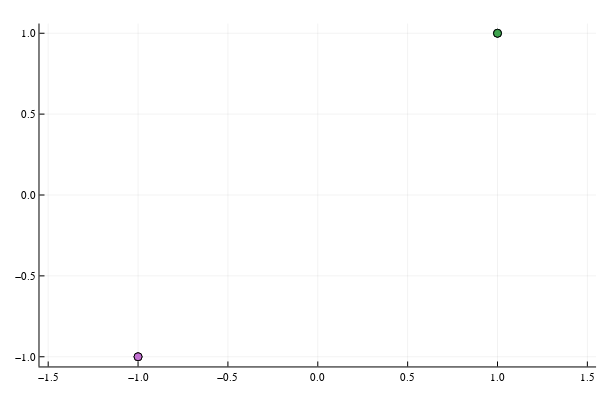

Here is the notebook cell this chart was saved with:
### Code cell
D(α) = exp(α*cl.e₊*cl.e₋/2)
x = cl.e1 + cl.e2
y = -cl.e1 - cl.e2
α = 2
dx = D(α)*F(x)*reverse(D(α))
dy = D(α)*F(y)*reverse(D(α))

p1 = scatter([x.e1],[x.e2])
p1 = scatter!([y.e1],[y.e2],legend=false, aspect_ratio=1)
p1 = scatter!([dx.e1],[dx.e2])
p1 = scatter!([dy.e1],[dy.e2])

### Figure 1 — Plotly figure (JSON) as saved in the notebook; plotly's stock layout.template omitted (floating-point values rounded to 4 significant figures)
{"data": [{"colorbar": {"len": 0.9525, "title": {"text": ""}, "x": 0.9934, "y": 0.5139}, "legendgroup": "y1", "marker": {"color": "rgba(0, 154, 250, 1.000)", "line": {"color": "rgba(0, 0, 0, 1)", "width": 1}, "size": 8, "symbol": "circle"}, "mode": "markers", "name": "y1", "showlegend": true, "type": "scatter", "x": [1], "xaxis": "x", "y": [1], "yaxis": "y", "zmax": null, "zmin": null}, {"colorbar": {"len": 0.9525, "title": {"text": ""}, "x": 0.9934, "y": 0.5139}, "legendgroup": "y2", "marker": {"color": "rgba(227, 111, 71, 1.000)", "line": {"color": "rgba(0, 0, 0, 1)", "width": 1}, "size": 8, "symbol": "circle"}, "mode": "markers", "name": "y2", "showlegend": true, "type": "scatter", "x": [-1], "xaxis": "x", "y": [-1], "yaxis": "y", "zmax": null, "zmin": null}, {"colorbar": {"len": 0.9525, "title": {"text": ""}, "x": 0.9934, "y": 0.5139}, "legendgroup": "y3", "marker": {"color": "rgba(62, 164, 78, 1.000)", "line": {"color": "rgba(0, 0, 0, 1)", "width": 1}, "size": 8, "symbol": "circle"}, "mode": "markers", "name": "y3", "showlegend": true, "type": "scatter", "x": [1.0], "xaxis": "x", "y": [1.0], "yaxis": "y", "zmax": null, "zmin": null}, {"colorbar": {"len": 0.9525, "title": {"text": ""}, "x": 0.9934, "y": 0.5139}, "legendgroup": "y4", "marker": {"color": "rgba(195, 113, 210, 1.000)", "line": {"color": "rgba(0, 0, 0, 1)", "width": 1}, "size": 8, "symbol": "circle"}, "mode": "markers", "name": "y4", "showlegend": true, "type": "scatter", "x": [-1.0], "xaxis": "x", "y": [-1.0], "yaxis": "y", "zmax": null, "zmin": null}], "layout": {"annotations": [], "height": 400, "margin": {"b": 20, "l": 0, "r": 0, "t": 20}, "paper_bgcolor": "rgba(255, 255, 255, 1.000)", "plot_bgcolor": "rgba(255, 255, 255, 1.000)", "showlegend": false, "width": 600, "xaxis": {"anchor": "y", "domain": [0.06582, 0.9934], "gridcolor": "rgba(0, 0, 0, 0.1)", "gridwidth": 0.5, "linecolor": "rgba(0, 0, 0, 1)", "mirror": false, "range": [-1.548, 1.548], "showgrid": true, "showline": true, "showticklabels": true, "tickangle": 0, "tickcolor": "rgb(0, 0, 0)", "tickfont": {"color": "rgba(0, 0, 0, 1)", "family": "sans-serif", "size": 11}, "tickmode": "array", "ticks": "inside", "ticktext": ["−1.5", "−1.0", "−0.5", "0.0", "0.5", "1.0", "1.5"], "tickvals": [-1.5, -1, -0.5, 0, 0.5, 1, 1.5], "title": {"font": {"color": "rgba(0, 0, 0, 1)", "family": "sans-serif", "size": 15}, "text": ""}, "type": "linear", "visible": true, "zeroline": false, "zerolinecolor": "rgba(0, 0, 0, 1)"}, "yaxis": {"anchor": "x", "domain": [0.03762, 0.9902], "gridcolor": "rgba(0, 0, 0, 0.1)", "gridwidth": 0.5, "linecolor": "rgba(0, 0, 0, 1)", "mirror": false, "range": [-1.06, 1.06], "showgrid": true, "showline": true, "showticklabels": true, "tickangle": 0, "tickcolor": "rgb(0, 0, 0)", "tickfont": {"color": "rgba(0, 0, 0, 1)", "family": "sans-serif", "size": 11}, "tickmode": "array", "ticks": "inside", "ticktext": ["−1.0", "−0.5", "0.0", "0.5", "1.0"], "tickvals": [-1, -0.5, 0, 0.5, 1], "title": {"font": {"color": "rgba(0, 0, 0, 1)", "family": "sans-serif", "size": 15}, "text": ""}, "type": "linear", "visible": true, "zeroline": false, "zerolinecolor": "rgba(0, 0, 0, 1)"}}}
